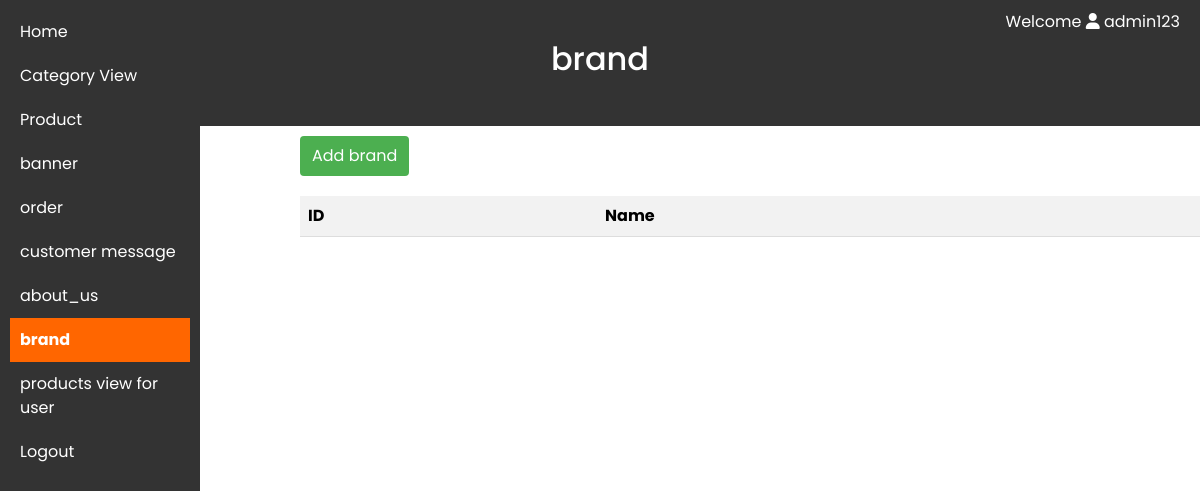
/admin_dashboard/brand.php (signed in), run on an earlier commit of the app's database.
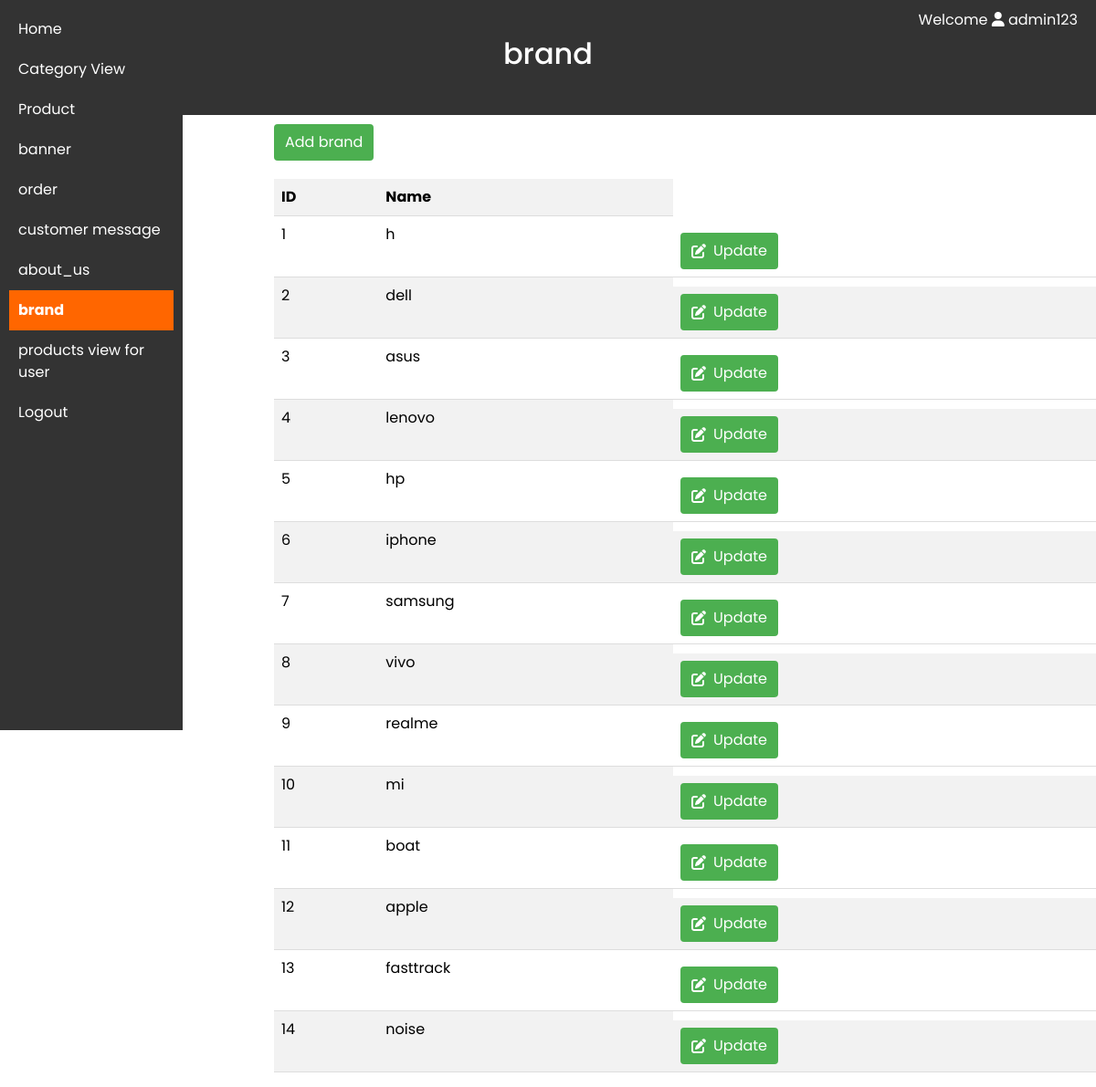
And on a later commit of the database.
### tables this page shows
CREATE TABLE `brand` (
  `brand_id` int(100) NOT NULL,
  `admin_id` int(100) NOT NULL,
  `name` varchar(255) NOT NULL
);

### admin_dashboard/config.php (called while the page is built, shortened)
<?php
$adminUsername = isset($_SESSION['admin_username']) ? $_SESSION['admin_username'] : "Unknown";
?>

### admin_dashboard/brand.php (the view, shortened to what this page needs)
<?php
require_once('config.php');
$adminID = isset($_SESSION['admin_id']) ? $_SESSION['admin_id'] :null;
$result = $conn->query("SELECT * FROM brand WHERE admin_id=$adminID");
?>
<!DOCTYPE html>
<html lang="en">
<head>
    <link href="https://cdn.jsdelivr.net/npm/bootstrap@5.3.2/dist/css/bootstrap.min.css" rel="stylesheet">
    <link rel="stylesheet" href="https://cdnjs.cloudflare.com/ajax/libs/font-awesome/6.0.0/css/all.min.css">
</head>
<body>
    <nav>
    <a href="dashboard.php">Home</a>
        <a href="category_view.php" >Category View</a>
        <a href="all_products.php">Product </a>
        <a href="banner.php">banner</a>
        <a href="order.php">order</a>
        <a href="message.php">customer message</a>
        <a href="about_us.php">about_us</a>
        <a href="brand.php" class="banner-link">brand</a>
        <a href="product_view_user.php">   products view for user </a>
        <a href="logout.php">Logout</a>
    </nav>
   <section>
   <header>
            <h2>brand</h2>
            <div class="username"> Welcome  <i class="fas fa-user"></i> <?php echo $adminUsername; ?></div>
        </header>
    <main>
        <div class="action-buttons">
            <a href="brand_add.php">Add brand</a>
        </div>
        <table class="table table-striped">
            <tr>
                <th>ID</th>
                <th>Name</th>
            </tr>
            <?php
            while ($row = $result->fetch_assoc()) {
                echo "<tr>";
                echo "<td>{$row['brand_id']}</td>";
                echo "<td>{$row['name']}</td>";
                echo "<td class='action-buttons'>
                        <a href='update_brand.php?id={$row['brand_id']}'><i class='fas fa-edit'></i> Update</a>
                      </td>";
                echo "</tr>";
            }
            ?>
        </table>
    </main>
    </section>
</body>
</html>

### admin_dashboard/brand.php (style rules this page uses)
header { background-color: #333; color: white; padding: 40px; text-align: center; width: 100%; }
table { width: 90%; border-collapse: collapse; margin-top: 20px; }
th, td { padding: 12px; text-align: left; border-bottom: 1px solid #ddd; }
th { background-color: #4caf50; color: white; }
.action-buttons { display: flex; margin-top: 10px; }
.action-buttons a { padding: 8px 12px; background-color: #4caf50; color: white; text-decoration: none; border-radius: 4px; margin-right: 8px; display: flex; align-items: center; }
.action-buttons a i { margin-right: 8px; }
body { font-family: 'Poppins'; margin: 0; padding: 0; display: flex; }
nav { width: 200px; background-color: #333; color: white; padding: 10px; position: fixed; height: 100vh; display: flex; flex-direction: column; }
nav a { display: block; color: white; padding: 10px; text-decoration: none; }
section { flex: 1; padding: 0px; }
main { margin-left: 300px; }
.banner-link { background-color: #ff6600; font-weight: bold; }
.username { position: absolute; top: 10px; right: 20px; color: white; }

What changed in the data, as far as the page shows it:
added brand: brand_id "1", name "h"
added brand: brand_id "2", name "dell"
added brand: brand_id "3", name "asus"
added brand: brand_id "4", name "lenovo"
added brand: brand_id "5", name "hp"
added brand: brand_id "6", name "iphone"
added brand: brand_id "7", name "samsung"
added brand: brand_id "8", name "vivo"
added brand: brand_id "9", name "realme"
added brand: brand_id "10", name "mi"
added brand: brand_id "11", name "boat"
added brand: brand_id "12", name "apple"
added brand: brand_id "13", name "fasttrack"
added brand: brand_id "14", name "noise"
